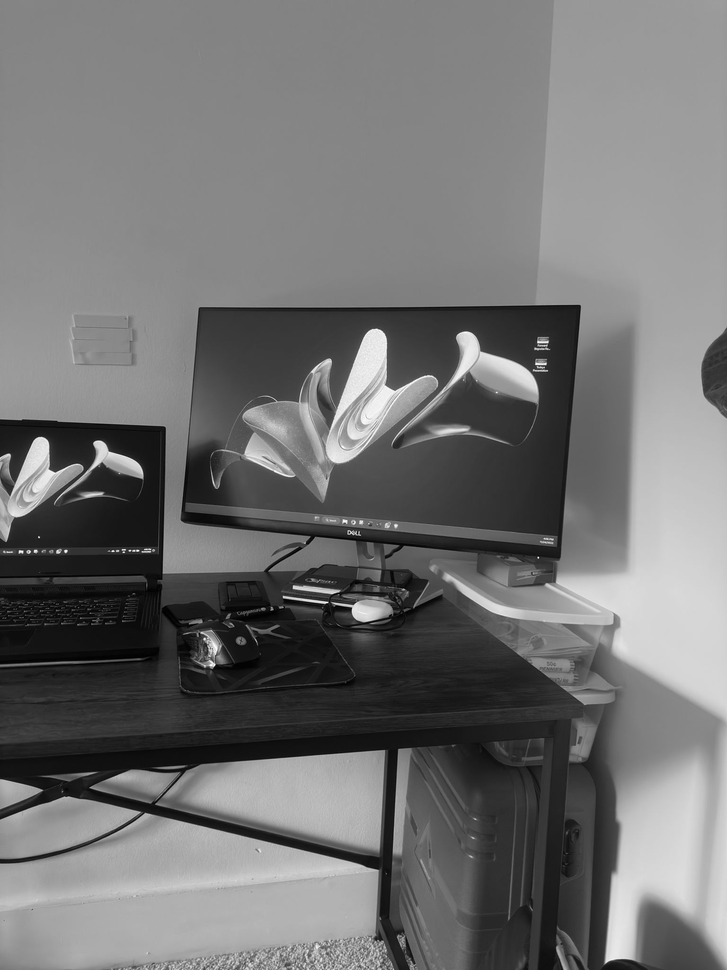
#> input picture Assignment2/Question 1/img1.png, 727 x 970 px, shrunk from 1536 x 2048 before the run
$ python canny.py
#> lines starting #> are read from the running program, lines starting #| are printed output that depends on the picture; after the words box and inside, x2 and y2 are one past the last pixel; in counts of white or black regions, pixels touching at a corner belong together
import numpy as np
import cv2
import matplotlib.pyplot as plt
import sys
captured_image = cv2.imread(sys.path[0]+"/img1.png", 1)
#> captured_image is the input picture: shape (970, 727, 3); min 0, max 255, mean 114.3
edge_image = cv2.Canny(captured_image,180,200)
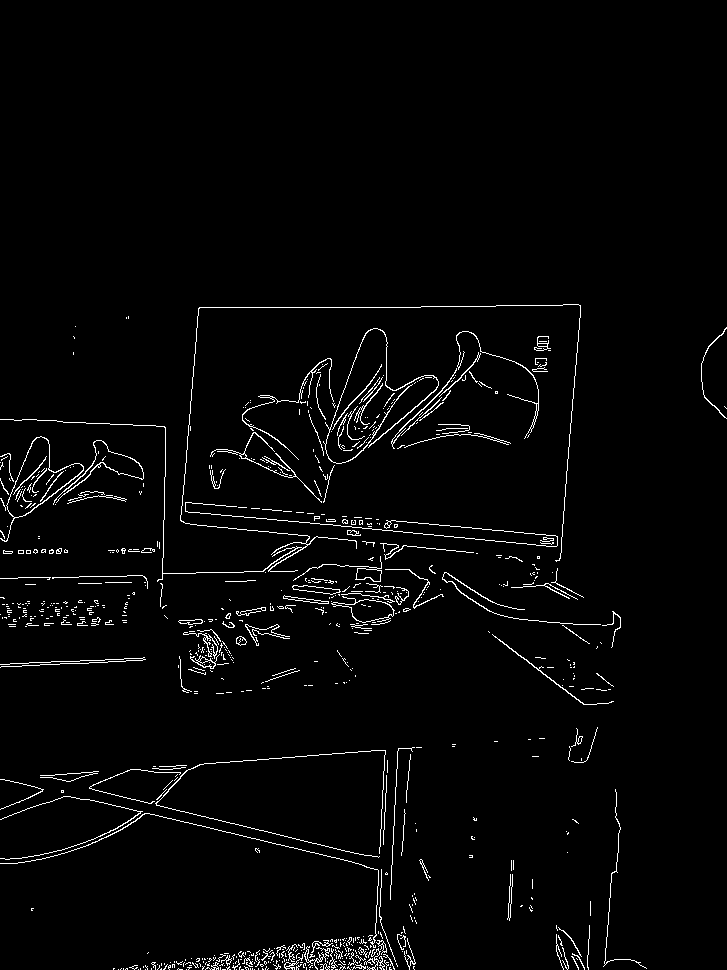
#> edge_image: shape (970, 727); 2.4% white in thin lines or dots, all inside (x1, y1, x2, y2) = (0, 304, 727, 970)
cv2.imwrite("canny_edge_output.png",captured_image)
plt.imshow(captured_image)
plt.imshow(edge_image,cmap="gray")
plt.show()
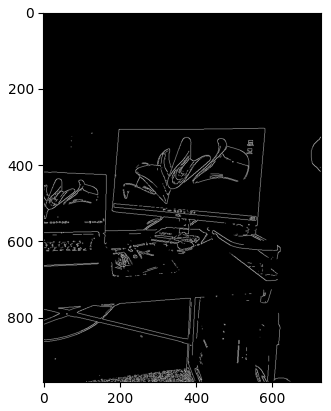
#> figure drawn by matplotlib, 1 panel

$ run again, with Assignment2/Question 1/img2.png copied over Assignment2/Question 1/img1.png
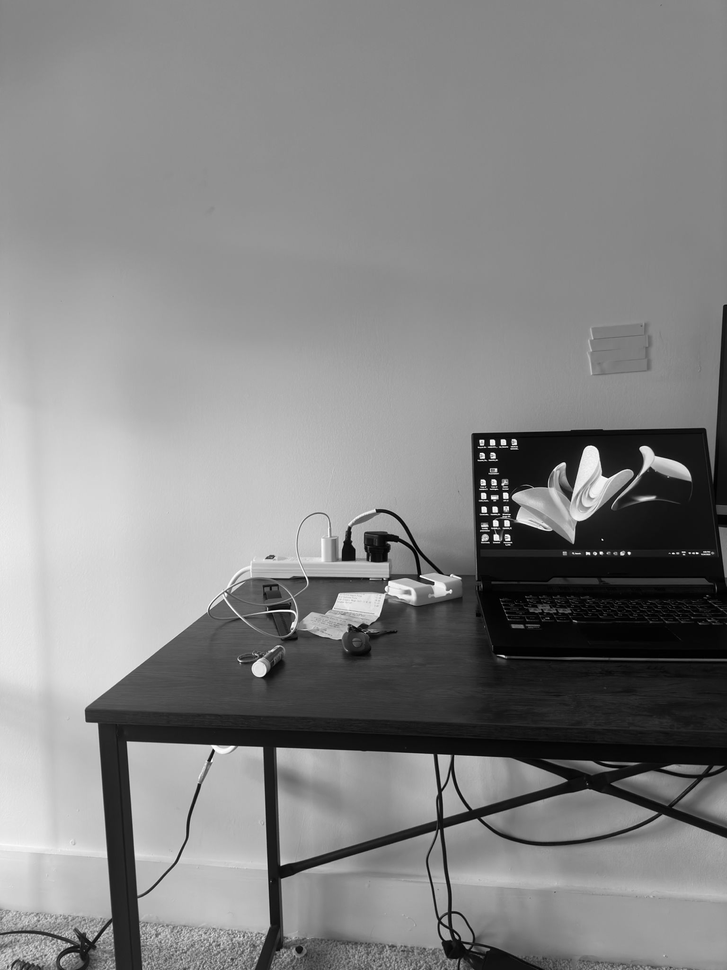
#> input picture Assignment2/Question 1/img2.png, 727 x 970 px, shrunk from 1536 x 2048 before the run
#> captured_image is the input picture: shape (970, 727, 3); min 0, max 255, mean 132.2
#> `edge_image = cv2.Canny(captured_image,180,200)`:
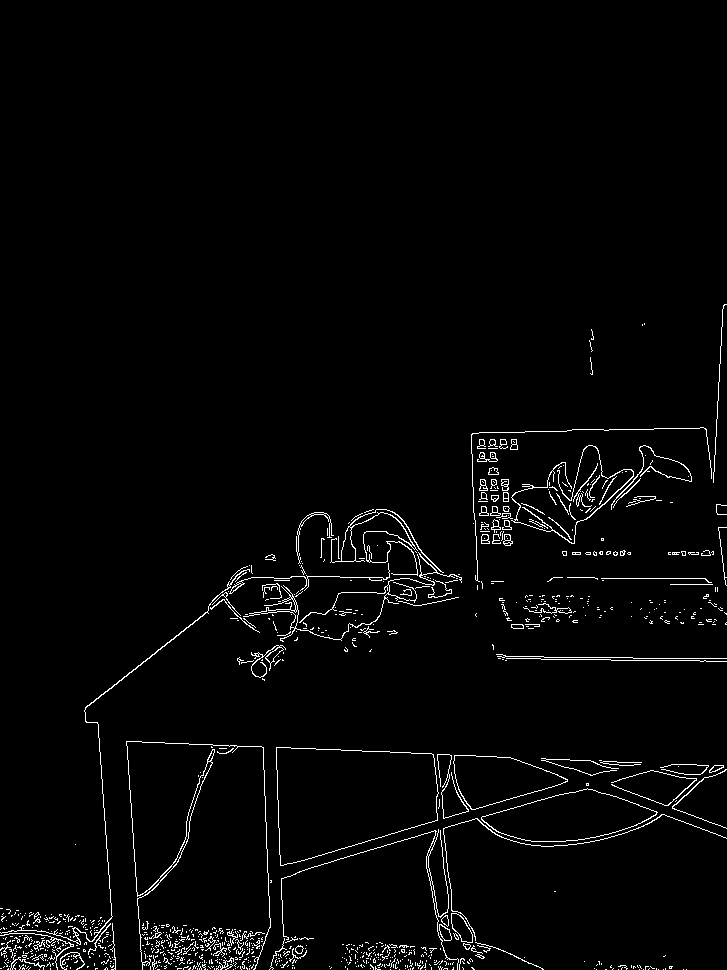
#> edge_image: shape (970, 727); 2.3% white in thin lines or dots, all inside (x1, y1, x2, y2) = (0, 304, 727, 970)
#> `plt.show()`:
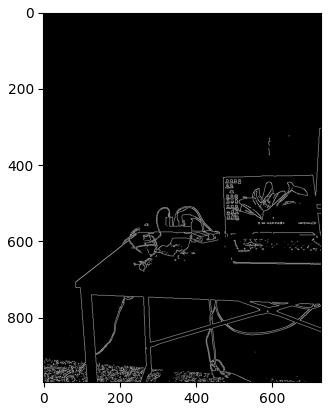
#> figure drawn by matplotlib, 1 panel
